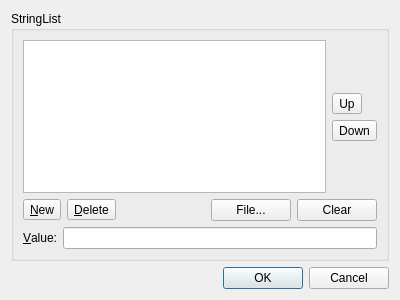
<?xml version="1.0" encoding="UTF-8"?>
<ui version="4.0">
 <comment>*********************************************************************
**
** Copyright (C) 2009 Nokia Corporation and/or its subsidiary(-ies).
** Contact: Qt Software Information (qt-info@nokia.com)
**
** This file is part of the Qt Designer of the Qt Toolkit.
**
** $QT_BEGIN_LICENSE:LGPL$
** Commercial Usage
** Licensees holding valid Qt Commercial licenses may use this file in
** accordance with the Qt Commercial License Agreement provided with the
** Software or, alternatively, in accordance with the terms contained in
** a written agreement between you and Nokia.
**
** GNU Lesser General Public License Usage
** Alternatively, this file may be used under the terms of the GNU Lesser
** General Public License version 2.1 as published by the Free Software
** Foundation and appearing in the file LICENSE.LGPL included in the
** packaging of this file.  Please review the following information to
** ensure the GNU Lesser General Public License version 2.1 requirements
** will be met: http://www.gnu.org/licenses/old-licenses/lgpl-2.1.html.
**
** In addition, as a special exception, Nokia gives you certain
** additional rights. These rights are described in the Nokia Qt LGPL
** Exception version 1.0, included in the file LGPL_EXCEPTION.txt in this
** package.
**
** GNU General Public License Usage
** Alternatively, this file may be used under the terms of the GNU
** General Public License version 3.0 as published by the Free Software
** Foundation and appearing in the file LICENSE.GPL included in the
** packaging of this file.  Please review the following information to
** ensure the GNU General Public License version 3.0 requirements will be
** met: http://www.gnu.org/copyleft/gpl.html.
**
** If you are unsure which license is appropriate for your use, please
** contact the sales department at qt-sales@nokia.com.
** $QT_END_LICENSE$
**
*********************************************************************</comment>
 <class>stringListDialog</class>
 <widget class="QDialog" name="stringListDialog">
  <property name="geometry">
   <rect>
    <x>0</x>
    <y>0</y>
    <width>400</width>
    <height>300</height>
   </rect>
  </property>
  <property name="windowTitle">
   <string>StringList editor</string>
  </property>
  <layout class="QVBoxLayout">
   <item>
    <widget class="QGroupBox" name="groupBox">
     <property name="title">
      <string>StringList</string>
     </property>
     <layout class="QGridLayout">
      <item row="1" column="0" colspan="2">
       <layout class="QVBoxLayout">
        <item>
         <layout class="QHBoxLayout">
          <item>
           <widget class="QToolButton" name="newButton">
            <property name="toolTip">
             <string>New String</string>
            </property>
            <property name="text">
             <string>&amp;New</string>
            </property>
            <property name="toolButtonStyle">
             <enum>Qt::ToolButtonTextBesideIcon</enum>
            </property>
           </widget>
          </item>
          <item>
           <widget class="QToolButton" name="deleteButton">
            <property name="toolTip">
             <string>Delete String</string>
            </property>
            <property name="text">
             <string>&amp;Delete</string>
            </property>
            <property name="toolButtonStyle">
             <enum>Qt::ToolButtonTextBesideIcon</enum>
            </property>
           </widget>
          </item>
          <item>
           <spacer>
            <property name="orientation">
             <enum>Qt::Horizontal</enum>
            </property>
            <property name="sizeHint" stdset="0">
             <size>
              <width>40</width>
              <height>20</height>
             </size>
            </property>
           </spacer>
          </item>
          <item>
           <widget class="QPushButton" name="fileButton">
            <property name="text">
             <string>File...</string>
            </property>
           </widget>
          </item>
          <item>
           <widget class="QPushButton" name="clearButton">
            <property name="text">
             <string>Clear</string>
            </property>
           </widget>
          </item>
         </layout>
        </item>
        <item>
         <layout class="QHBoxLayout">
          <item>
           <widget class="QLabel" name="label">
            <property name="text">
             <string>&amp;Value:</string>
            </property>
            <property name="buddy">
             <cstring>valueEdit</cstring>
            </property>
           </widget>
          </item>
          <item>
           <widget class="QLineEdit" name="valueEdit"/>
          </item>
         </layout>
        </item>
       </layout>
      </item>
      <item row="0" column="1">
       <layout class="QVBoxLayout">
        <item>
         <spacer>
          <property name="orientation">
           <enum>Qt::Vertical</enum>
          </property>
          <property name="sizeHint" stdset="0">
           <size>
            <width>20</width>
            <height>40</height>
           </size>
          </property>
         </spacer>
        </item>
        <item>
         <widget class="QToolButton" name="upButton">
          <property name="toolTip">
           <string>Move String Up</string>
          </property>
          <property name="text">
           <string>Up</string>
          </property>
         </widget>
        </item>
        <item>
         <widget class="QToolButton" name="downButton">
          <property name="toolTip">
           <string>Move String Down</string>
          </property>
          <property name="text">
           <string>Down</string>
          </property>
         </widget>
        </item>
        <item>
         <spacer>
          <property name="orientation">
           <enum>Qt::Vertical</enum>
          </property>
          <property name="sizeHint" stdset="0">
           <size>
            <width>20</width>
            <height>40</height>
           </size>
          </property>
         </spacer>
        </item>
       </layout>
      </item>
      <item row="0" column="0">
       <widget class="QListView" name="listView"/>
      </item>
     </layout>
    </widget>
   </item>
   <item>
    <widget class="QDialogButtonBox" name="buttonBox">
     <property name="orientation">
      <enum>Qt::Horizontal</enum>
     </property>
     <property name="standardButtons">
      <set>QDialogButtonBox::Cancel|QDialogButtonBox::Ok</set>
     </property>
    </widget>
   </item>
  </layout>
 </widget>
 <resources/>
 <connections>
  <connection>
   <sender>buttonBox</sender>
   <signal>accepted()</signal>
   <receiver>stringListDialog</receiver>
   <slot>accept()</slot>
   <hints>
    <hint type="sourcelabel">
     <x>258</x>
     <y>283</y>
    </hint>
    <hint type="destinationlabel">
     <x>138</x>
     <y>294</y>
    </hint>
   </hints>
  </connection>
  <connection>
   <sender>buttonBox</sender>
   <signal>rejected()</signal>
   <receiver>stringListDialog</receiver>
   <slot>reject()</slot>
   <hints>
    <hint type="sourcelabel">
     <x>350</x>
     <y>284</y>
    </hint>
    <hint type="destinationlabel">
     <x>369</x>
     <y>295</y>
    </hint>
   </hints>
  </connection>
 </connections>
</ui>
